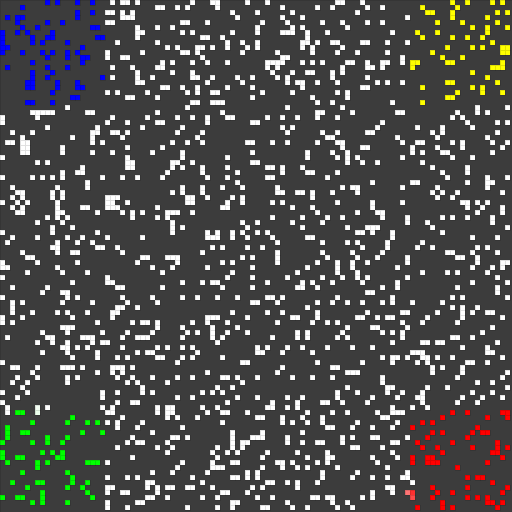
Frame 1 (no input)
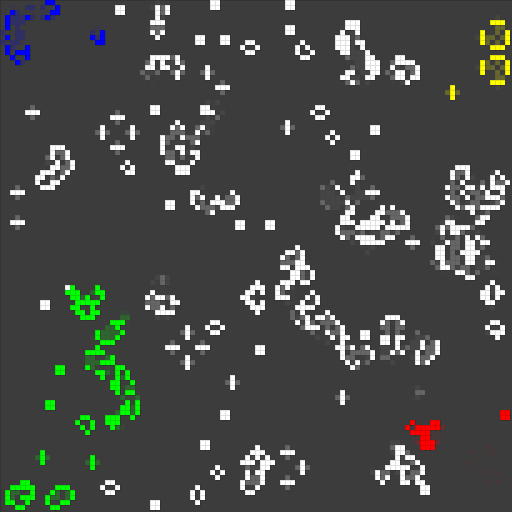
Frame 60 (the mouse pressed at the canvas centre just before this capture)
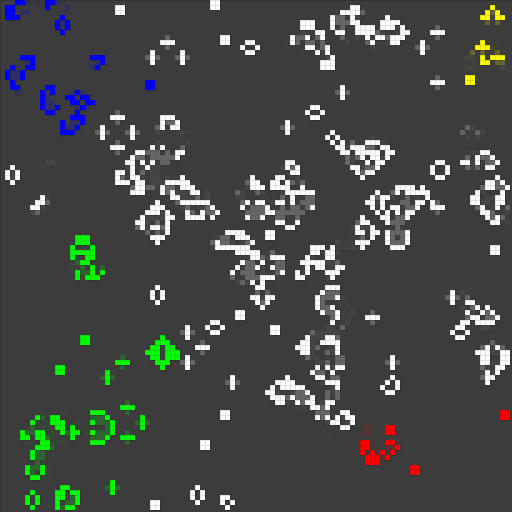
Frame 120 (the mouse held since frame 60 and released just before this capture)

The Processing sketch that drew these frames (run headless with seeded random() and noise(); from frame 60 on, the mouse is pressed at the canvas centre):

// Processing sketch: Programming_09
// ── Programming_09.pde
GameObject cells[][];
int cellSize = 5;
int fillPercentage = 15;
int backgroundAlphaValue = 200;
int numberOfColumns, numberOfRows;


void setup()
{
	size(512, 512);
	gameSetup();
}


void draw()
{
	updateBackground();
	updateCellData();
	drawCells();
	loadNextGeneration();
}


void updateBackground()
{
	fill(60, 60, 60, backgroundAlphaValue);
	rect(0, 0, width, height);
	fill(255);
}


void updateCellData()
{
	for (int y = 0; y < numberOfRows; ++y)
	{
		for (int x = 0; x < numberOfColumns; ++x)
		{
			cells[x][y].calculateNextGeneration(x, y);
		}
	}
}


void drawCells()
{
	for (int y = 0; y < numberOfRows; ++y)
	{
		for (int x = 0; x < numberOfColumns; ++x)
		{
			cells[x][y].draw();
		}
	}
}


void loadNextGeneration()
{
	for (int y = 0; y < numberOfRows; ++y)
	{
		for (int x = 0; x < numberOfColumns; ++x)
		{
			cells[x][y].updateCellState();
		}
	}
}

// ── GameObject.pde
public class GameObject
{
	int x;
	int y;
	int size;
	int neighbourCount;

	boolean alive = false;
	boolean aliveNextGeneration = false;

	float redValue,greenValue,blueValue=255;
	float redValueOfNeighbours,greenValueOfNeighbours,blueValueOfNeighbours;


	public GameObject (int x, int y, int size)
	{
		this.x = x;
		this.y = y;
		this.size = size;

		originalCellColor();
	}


	void originalCellColor()
	{
		if ((x > width * 0.8) && (y > height * 0.8))
		{
			redValue = 255;
			greenValue = 0;
			blueValue = 0;
		}
		else if ((x < width * 0.2) && (y > height * 0.8))
		{
			redValue = 0;
			greenValue = 255;
			blueValue = 0;
		}
		else if ((x < width * 0.2) && (y < height * 0.2))
		{
			redValue = 0;
			greenValue = 0;
			blueValue = 255;
		}
		else if ((x > width * 0.8) && (y < height * 0.2))
		{
			redValue = 255;
			greenValue = 255;
			blueValue = 0;
		}
		else
		{
			redValue = 255;
			greenValue = 255;
			blueValue = 255;
		}
	}


	void calculateNextGeneration(int x, int y)
	{
		neighbourCount = countNeighbours(x, y);
		colorOfNeighbours(x, y);
		shareColors();
		setNextGenerationState();
	}


	int countNeighbours(int x, int y)
	{
		neighbourCount = 0;

		for (int deltaY = -1; deltaY < 2; deltaY++)
		{
			for (int deltaX = -1; deltaX < 2; deltaX++)
			{
				if ((deltaX == 0) && (deltaY == 0)) 
				{
					continue;
				}

				try
				{
					if (cells[x + deltaX][y + deltaY].alive)
					{
						neighbourCount++;
					}
				}
				catch (ArrayIndexOutOfBoundsException e)
				{
					
				}
			}	
		}

		return neighbourCount;
	}


	void colorOfNeighbours(int x, int y)
	{
		redValueOfNeighbours = 0;
		greenValueOfNeighbours = 0;
		blueValueOfNeighbours = 0;

		for (int deltaY = -1; deltaY < 2; deltaY++)
		{
			for (int deltaX = -1; deltaX < 2; deltaX++)
			{
				try
				{
					if (cells[x + deltaX][y + deltaY].alive)
					{
						redValueOfNeighbours += cells[x + deltaX][y + deltaY].redValue;
						greenValueOfNeighbours += cells[x + deltaX][y + deltaY].greenValue;
						blueValueOfNeighbours += cells[x + deltaX][y + deltaY].blueValue;
					}
				}
				catch (ArrayIndexOutOfBoundsException e)
				{
					
				}
			}	
		}
	}


	void shareColors()
	{
		redValue = redValueOfNeighbours / neighbourCount;
		greenValue = greenValueOfNeighbours / neighbourCount;
		blueValue = blueValueOfNeighbours / neighbourCount;

		
		if ((redValue > greenValue) && (redValue > blueValue))
		{
			greenValue -= 10;
			blueValue -= 10;
		}
		if ((greenValue > blueValue) && (greenValue > redValue))
		{
			blueValue -= 10;
			redValue -= 10;
		}
		if ((blueValue > redValue) && (blueValue > greenValue))
		{
			redValue -= 10;
			greenValue -= 10;
		}
		if ((redValue > blueValue) && (greenValue > blueValue))
		{
			blueValue -= 10;
		}
	}


	void setNextGenerationState()
	{
		if (!alive)
		{
			if (neighbourCount == 3)
			{
				aliveNextGeneration = true;
			}
			else
			{
				aliveNextGeneration = false;
			}
		}

		else if ((neighbourCount < 2) || (neighbourCount > 3))
		{
			aliveNextGeneration = false;
		}

		else
		{
			aliveNextGeneration = true;

		}
	}


	void draw()
	{
		if (alive)
		{
			fill(redValue, greenValue, blueValue);
			rect(x, y, size, size);
		}
	}


	void updateCellState()
	{
		alive = aliveNextGeneration;
	}


}

// ── GameSetup.pde
	
void gameSetup()
{
	strokeWeight(0);
	ellipseMode(LEFT);
	frameRate(4);
	background(60);
	textSize(24);


	numberOfColumns = (int)Math.floor(width / cellSize);
	numberOfRows = (int)Math.floor(height / cellSize);

	cells = new GameObject[numberOfColumns][numberOfRows];


	for (int y = 0; y < numberOfRows; ++y)
	{
		for (int x = 0; x < numberOfColumns; ++x)
		{
			cells[x][y] = new GameObject(x * cellSize, y * cellSize, cellSize);
			if (random(0, 100) < fillPercentage)
			{
				cells[x][y].alive = true;
			}
		}	
	}
}
